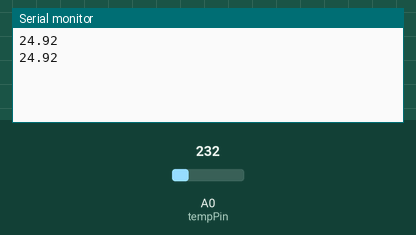
Bench run of a sketch on a simulated Arduino Uno, built with avr-gcc and run on an emulated ATmega328P. Shown: the last lines printed to the serial monitor. The test bench sets the inputs (shaded band); at power-on: A0 (tempPin) = 232.

Above: at 11.2 s.
11.3 s: A0 (tempPin) set to 250
At 12.6 s:
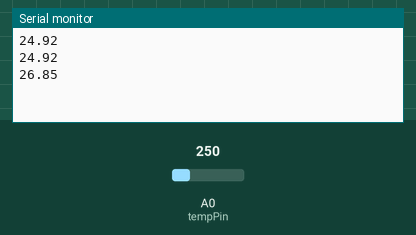
12.8 s: A0 (tempPin) set to 266
At 13.8 s:
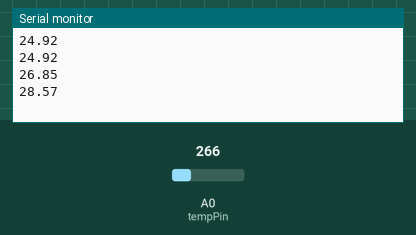
Timing chart, 0 to 15.8 s (numbered marks = the images above; inputs shaded):
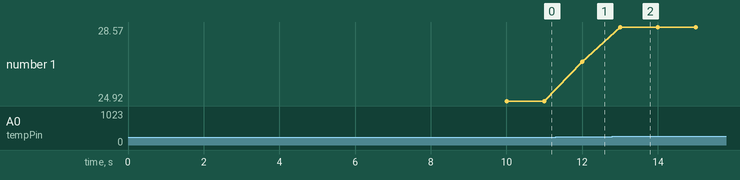

The sketch:

temperature.ino
```cpp
float tempC;
int reading;
int tempPin = 0;

void setup()
{
  analogReference(INTERNAL);
  Serial.begin(9600);
  delay(10000);
}

void loop()
{
  reading = analogRead(tempPin);
  tempC = reading / 9.31;
  Serial.println(tempC);
  delay(1000);
}
```

Measured:
- after the input at 11.3 s, the serial monitor: prints a new line after 0.70 s (image 1)
- after the input at 12.8 s, the serial monitor: prints a new line after 0.20 s (image 2)
- plotted number 1: 24.92 → 26.85 after the input at 11.3 s, 26.85 → 28.57 after the input at 12.8 s
